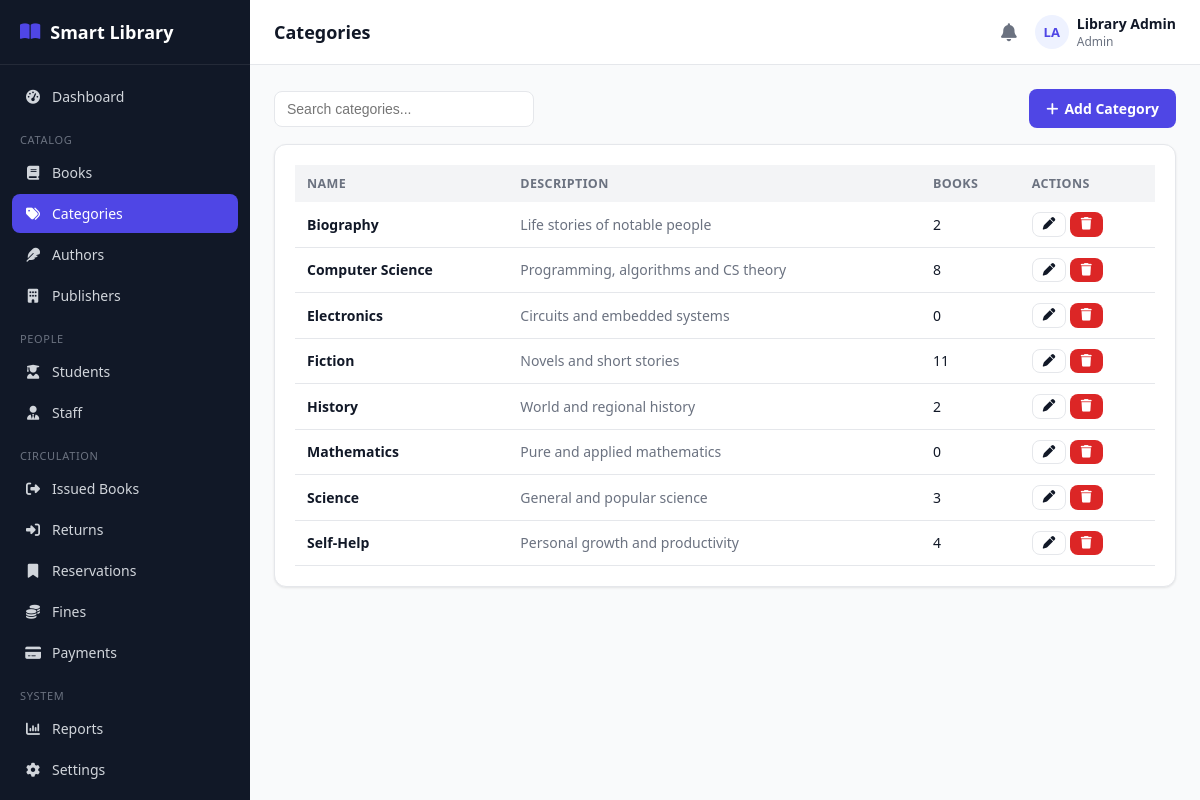
Screenshot of /admin/categories.php (signed in) with the database file from the repository.
### tables this page shows
CREATE TABLE categories (
    id INT AUTO_INCREMENT PRIMARY KEY,
    name VARCHAR(100) NOT NULL UNIQUE,
    description VARCHAR(255) DEFAULT NULL
);

### includes/functions.php (called while the page is built, shortened)
<?php
function e($value) {
    return htmlspecialchars($value ?? '', ENT_QUOTES, 'UTF-8');
}

### admin/categories.php (the view, shortened to what this page needs)
<?php
require_once __DIR__ . '/../includes/functions.php';
require_once __DIR__ . '/../includes/auth-check.php';
$categories = $pdo->query("
    SELECT c.*, COUNT(b.id) book_count FROM categories c
    LEFT JOIN books b ON b.category_id = c.id
    GROUP BY c.id ORDER BY c.name")->fetchAll();
include __DIR__ . '/../includes/header.php';
?>
<div class="table-toolbar">
    <input type="text" class="form-control" style="width:260px;" placeholder="Search categories..." data-search-input="catTable">
    <a href="categories.php?action=add" class="btn btn-primary"><i class="fa-solid fa-plus"></i> Add Category</a>
</div>
<div class="card">
    <?php if (!$categories): ?>
        <div class="empty-state"><i class="fa-solid fa-tags"></i>No categories yet.</div>
    <?php else: ?>
    <div class="table-wrap">
        <table class="data-table" id="catTable">
            <thead><tr><th>Name</th><th>Description</th><th>Books</th><th>Actions</th></tr></thead>
            <tbody>
            <?php foreach ($categories as $c): ?>
                <tr>
                    <td><strong><?= e($c['name']) ?></strong></td>
                    <td class="text-muted"><?= e($c['description']) ?></td>
                    <td><?= (int)$c['book_count'] ?></td>
                    <td>
                        <a class="btn btn-sm btn-outline" href="categories.php?edit=<?= $c['id'] ?>"><i class="fa-solid fa-pen"></i></a>
                        <form method="POST" style="display:inline;" data-confirm="Delete this category?">
                            <button class="btn btn-sm btn-danger" type="submit"><i class="fa-solid fa-trash"></i></button>
                        </form>
                    </td>
                </tr>
            <?php endforeach; ?>
            </tbody>
        </table>
    </div>
    <?php endif; ?>
</div>
<?php include __DIR__ . '/../includes/footer.php'; ?>

### assets/css/style.css (style rules this page uses)
:root { --primary: #4f46e5; --primary-dark: #4338ca; --primary-light: #eef2ff; --success: #16a34a; --success-light: #dcfce7; --warning: #ca8a04; --warning-light: #fef9c3; --danger: #dc2626; --danger-light: #fee2e2; --gray: #6b7280; --gray-light: #f3f4f6; --border: #e5e7eb; --text: #111827; --text-muted: #6b7280; --bg: #f9fafb; --white: #ffffff; --sidebar-w: 250px; --radius: 12px; --shadow: 0 1px 3px rgba(0,0,0,0.06), 0 1px 2px rgba(0,0,0,0.04); }
* { box-sizing: border-box; }
body { margin: 0; font-family: 'Segoe UI', system-ui, -apple-system, Roboto, sans-serif; background: var(--bg); color: var(--text); font-size: 15px; }
a { color: var(--primary); text-decoration: none; }
.card { background: var(--white); border: 1px solid var(--border); border-radius: var(--radius); box-shadow: var(--shadow); padding: 20px; }
.btn { display: inline-flex; align-items: center; gap: 6px; padding: 9px 16px; border-radius: 8px; border: 1px solid transparent; font-size: 14px; font-weight: 600; cursor: pointer; text-decoration: none; }
.btn-primary { background: var(--primary); color: #fff; }
.btn-outline { background: #fff; border-color: var(--border); color: var(--text); }
.btn-danger { background: var(--danger); color: #fff; }
.btn-sm { padding: 5px 10px; font-size: 12.5px; }
.form-control { width: 100%; padding: 9px 12px; border: 1px solid var(--border); border-radius: 8px; font-size: 14px; background: #fff; color: var(--text); }
.table-wrap { overflow-x: auto; }
table.data-table { width: 100%; border-collapse: collapse; font-size: 14px; }
.data-table th { text-align: left; padding: 10px 12px; background: var(--gray-light); font-weight: 700; font-size: 12.5px; text-transform: uppercase; letter-spacing: 0.03em; color: var(--text-muted); white-space: nowrap; }
.data-table td { padding: 10px 12px; border-bottom: 1px solid var(--border); vertical-align: middle; }
.table-toolbar { display: flex; justify-content: space-between; align-items: center; margin-bottom: 16px; gap: 12px; flex-wrap: wrap; }
.text-muted { color: var(--text-muted); }

### rows the page displays
categories: name "Biography", description "Life stories of notable people", book_count "2"
categories: name "Computer Science", description "Programming, algorithms and CS theory", book_count "8"
categories: name "Electronics", description "Circuits and embedded systems", book_count "0"
categories: name "Fiction", description "Novels and short stories", book_count "11"
categories: name "History", description "World and regional history", book_count "2"
categories: name "Mathematics", description "Pure and applied mathematics", book_count "0"
categories: name "Science", description "General and popular science", book_count "3"
categories: name "Self-Help", description "Personal growth and productivity", book_count "4"

### other values shown
$label "Dashboard"
$item['_section'] "CATALOG"
$label "Books"
$label "Categories"
$label "Authors"
$label "Publishers"
$item['_section'] "PEOPLE"
$label "Students"
$label "Staff"
$item['_section'] "CIRCULATION"
$label "Issued Books"
$label "Returns"
$label "Reservations"
$label "Fines"
$label "Payments"
